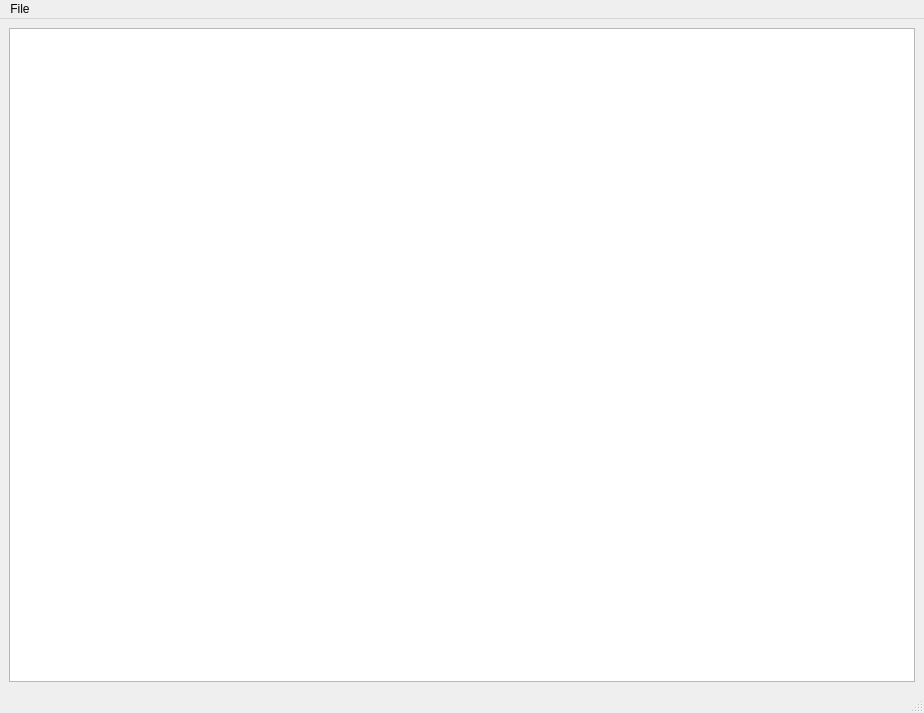
<?xml version="1.0" encoding="UTF-8"?>
<ui version="4.0">
 <class>MainWindow</class>
 <widget class="QMainWindow" name="MainWindow">
  <property name="geometry">
   <rect>
    <x>0</x>
    <y>0</y>
    <width>924</width>
    <height>713</height>
   </rect>
  </property>
  <property name="windowTitle">
   <string>MainWindow</string>
  </property>
  <widget class="QWidget" name="centralwidget">
   <layout class="QVBoxLayout" name="verticalLayout_4">
    <item>
     <widget class="QTableView" name="tableView"/>
    </item>
   </layout>
  </widget>
  <widget class="QMenuBar" name="menubar">
   <property name="geometry">
    <rect>
     <x>0</x>
     <y>0</y>
     <width>924</width>
     <height>25</height>
    </rect>
   </property>
   <widget class="QMenu" name="menuFile">
    <property name="title">
     <string>File</string>
    </property>
    <addaction name="actionOpen"/>
    <addaction name="actionQuit"/>
   </widget>
   <addaction name="menuFile"/>
  </widget>
  <widget class="QStatusBar" name="statusbar"/>
  <action name="actionOpen">
   <property name="text">
    <string>Open</string>
   </property>
  </action>
  <action name="actionQuit">
   <property name="text">
    <string>Quit</string>
   </property>
  </action>
 </widget>
 <resources/>
 <connections/>
</ui>
